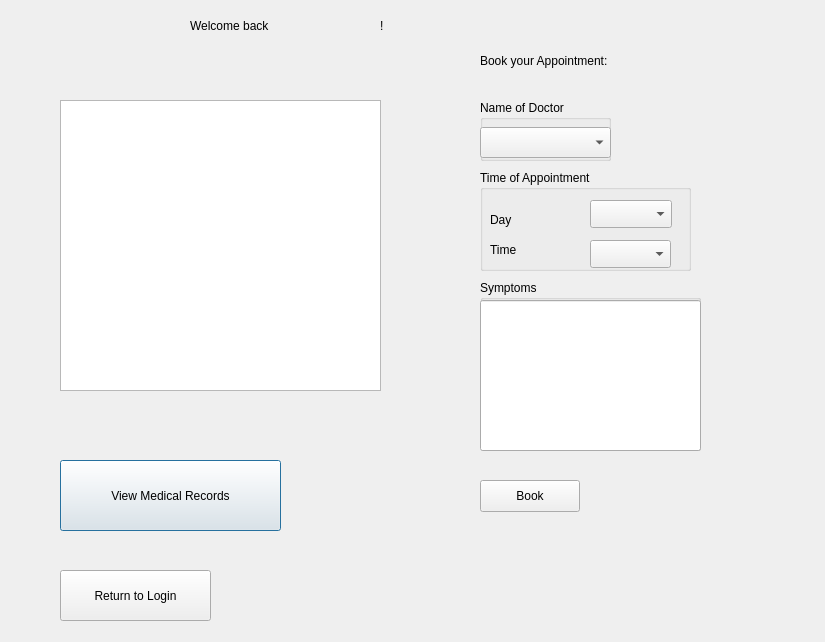
<?xml version="1.0" encoding="UTF-8"?>
<ui version="4.0">
 <class>Patient</class>
 <widget class="QDialog" name="Patient">
  <property name="geometry">
   <rect>
    <x>0</x>
    <y>0</y>
    <width>825</width>
    <height>642</height>
   </rect>
  </property>
  <property name="windowTitle">
   <string>Dialog</string>
  </property>
  <widget class="QGroupBox" name="TimeofAppointment">
   <property name="geometry">
    <rect>
     <x>480</x>
     <y>170</y>
     <width>211</width>
     <height>101</height>
    </rect>
   </property>
   <property name="title">
    <string>Time of Appointment</string>
   </property>
   <widget class="QComboBox" name="AvailableDay">
    <property name="geometry">
     <rect>
      <x>110</x>
      <y>30</y>
      <width>82</width>
      <height>28</height>
     </rect>
    </property>
   </widget>
   <widget class="QComboBox" name="AvailableTime">
    <property name="geometry">
     <rect>
      <x>110</x>
      <y>70</y>
      <width>81</width>
      <height>28</height>
     </rect>
    </property>
   </widget>
   <widget class="QLabel" name="Timelabel">
    <property name="geometry">
     <rect>
      <x>10</x>
      <y>70</y>
      <width>63</width>
      <height>20</height>
     </rect>
    </property>
    <property name="text">
     <string>Time</string>
    </property>
   </widget>
   <widget class="QLabel" name="Daylabel">
    <property name="geometry">
     <rect>
      <x>10</x>
      <y>40</y>
      <width>63</width>
      <height>20</height>
     </rect>
    </property>
    <property name="text">
     <string>Day</string>
    </property>
   </widget>
  </widget>
  <widget class="QGroupBox" name="DoctorBox">
   <property name="geometry">
    <rect>
     <x>480</x>
     <y>100</y>
     <width>131</width>
     <height>61</height>
    </rect>
   </property>
   <property name="title">
    <string>Name of Doctor</string>
   </property>
   <widget class="QComboBox" name="DoctorName">
    <property name="geometry">
     <rect>
      <x>0</x>
      <y>27</y>
      <width>131</width>
      <height>31</height>
     </rect>
    </property>
   </widget>
  </widget>
  <widget class="QGroupBox" name="SymptomsBox">
   <property name="geometry">
    <rect>
     <x>480</x>
     <y>280</y>
     <width>221</width>
     <height>171</height>
    </rect>
   </property>
   <property name="title">
    <string>Symptoms</string>
   </property>
   <widget class="QLineEdit" name="SymptomslineEdit">
    <property name="geometry">
     <rect>
      <x>0</x>
      <y>20</y>
      <width>221</width>
      <height>151</height>
     </rect>
    </property>
   </widget>
  </widget>
  <widget class="QLabel" name="InstructionsLabel">
   <property name="geometry">
    <rect>
     <x>480</x>
     <y>40</y>
     <width>251</width>
     <height>41</height>
    </rect>
   </property>
   <property name="text">
    <string>Book your Appointment:</string>
   </property>
  </widget>
  <widget class="QPushButton" name="pushButton">
   <property name="geometry">
    <rect>
     <x>60</x>
     <y>460</y>
     <width>221</width>
     <height>71</height>
    </rect>
   </property>
   <property name="text">
    <string>View Medical Records</string>
   </property>
  </widget>
  <widget class="QLabel" name="WelcomeLabel">
   <property name="geometry">
    <rect>
     <x>190</x>
     <y>10</y>
     <width>101</width>
     <height>31</height>
    </rect>
   </property>
   <property name="text">
    <string>Welcome back </string>
   </property>
  </widget>
  <widget class="QLabel" name="NameLabel">
   <property name="geometry">
    <rect>
     <x>300</x>
     <y>10</y>
     <width>71</width>
     <height>31</height>
    </rect>
   </property>
   <property name="text">
    <string/>
   </property>
  </widget>
  <widget class="QLabel" name="Excalamationlabel">
   <property name="geometry">
    <rect>
     <x>380</x>
     <y>10</y>
     <width>63</width>
     <height>31</height>
    </rect>
   </property>
   <property name="text">
    <string>!</string>
   </property>
  </widget>
  <widget class="QLabel" name="ProfilePic">
   <property name="geometry">
    <rect>
     <x>10</x>
     <y>10</y>
     <width>111</width>
     <height>61</height>
    </rect>
   </property>
   <property name="text">
    <string/>
   </property>
  </widget>
  <widget class="QTextBrowser" name="textBrowser">
   <property name="geometry">
    <rect>
     <x>60</x>
     <y>100</y>
     <width>321</width>
     <height>291</height>
    </rect>
   </property>
  </widget>
  <widget class="QPushButton" name="bookpushButton_2">
   <property name="geometry">
    <rect>
     <x>480</x>
     <y>480</y>
     <width>100</width>
     <height>32</height>
    </rect>
   </property>
   <property name="text">
    <string>Book</string>
   </property>
  </widget>
  <widget class="QPushButton" name="pushButton_2">
   <property name="geometry">
    <rect>
     <x>60</x>
     <y>570</y>
     <width>151</width>
     <height>51</height>
    </rect>
   </property>
   <property name="text">
    <string>Return to Login</string>
   </property>
  </widget>
 </widget>
 <resources/>
 <connections/>
</ui>
